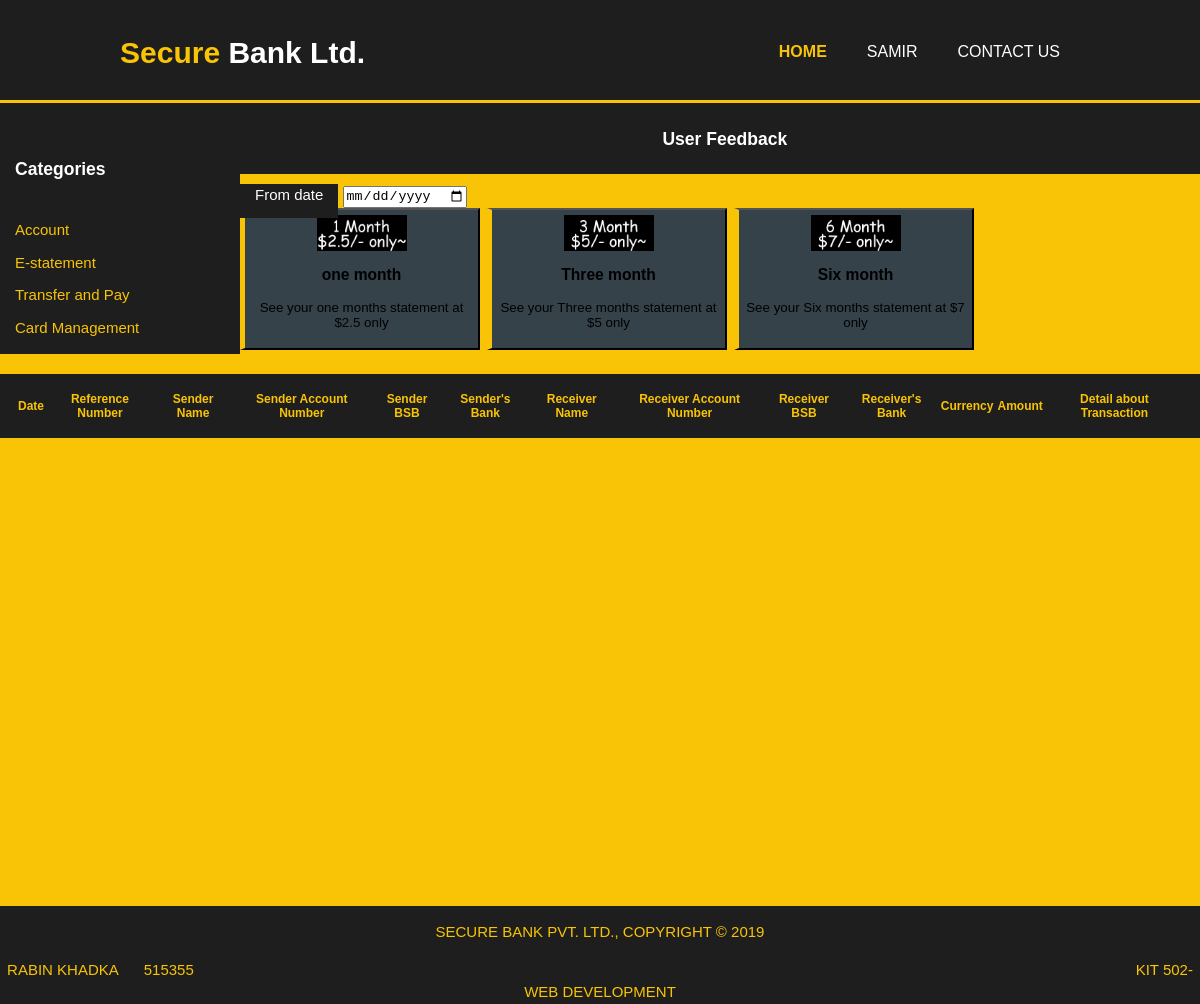
Page /alacritas.cis.utas.edu.au/~rkhadka/project/webpages/php/estatement.php (signed in) on the committed database.
### tables this page shows
CREATE TABLE IF NOT EXISTS `menu` (
  `menu_id` int(11) NOT NULL,
  `menu_name` varchar(50) NOT NULL,
  `page_id` int(11) NOT NULL,
  `displayOrder` int(11) NOT NULL
);

### alacritas.cis.utas.edu.au/~rkhadka/project/webpages/php/aside.php (the view, shortened to what this page needs)
<?php
echo'<aside id="leftside"><div class="cool"><h3>Categories</h3>';
	echo"<ul>";
	$que1="select * from menu ORDER BY displayOrder";
				$result_menu=$db->query($que1);
                    while($row=$result_menu->fetch_array(MYSQLI_ASSOC)){
							$result_page=$db->query("SELECT paget_link FROM page where page_id='".$row['page_id']."'");
                            $row1=$result_page->fetch_array(MYSQLI_ASSOC);
							echo'<li><a href="'.$row1['paget_link'].'">'.$row['menu_name'].'</a>';
							 echo"</li>";
    }
    echo"</ul></div></aside>";
	?>

### alacritas.cis.utas.edu.au/~rkhadka/project/css/new.css (style rules this page uses)
body { font: 15px/1.5 Arial,helvetica,san-serif; background-color:#f4f4f4; padding:0px; margin:0px; height: 100% }
ul { margin:0px; padding:0px; }
.cool { padding:15px; background:#1e1e1f; color:#ffffff; margin-top:20px; margin-bottom:20px; }
.cool li,ul { list-style: none; text-decoration:none; padding-top: 10px; }
.cool a { text-decoration:none; color:#f9c405; }
aside#leftside { float:left; width:20%; margin-top:0px; }

### rows in the picture
menu: menu_name "Account"
menu: menu_name "E-statement"
menu: menu_name "Transfer and Pay"
menu: menu_name "Card Management"

### other values in the picture
$_SESSION['session_user'] "SAMIR"
